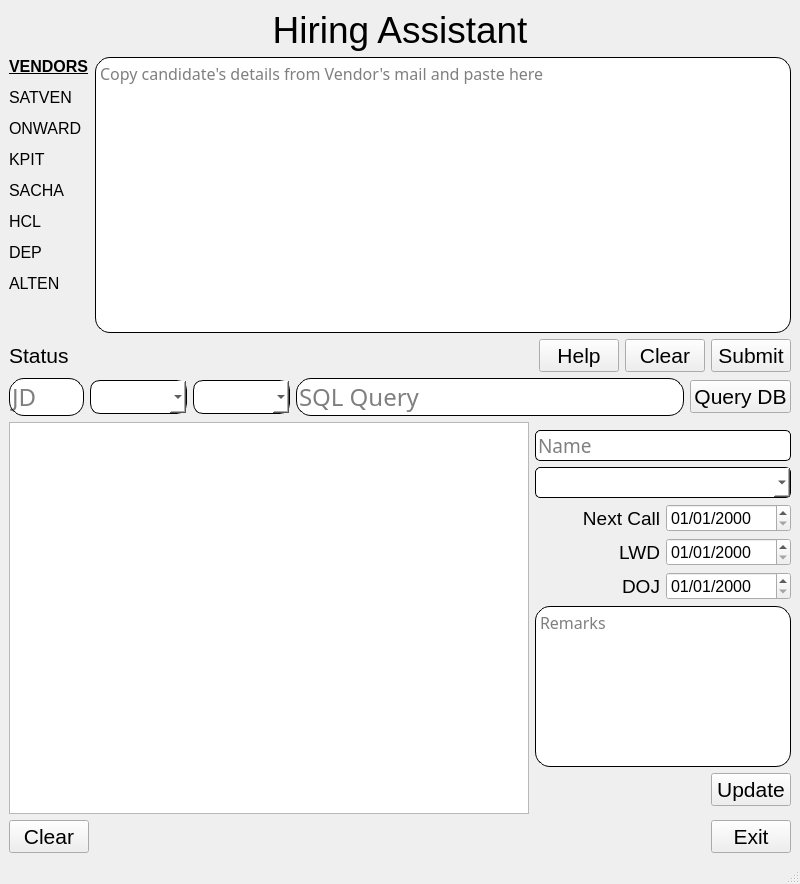
<?xml version="1.0" encoding="UTF-8"?>
<ui version="4.0">
 <class>MainWindow</class>
 <widget class="QMainWindow" name="MainWindow">
  <property name="geometry">
   <rect>
    <x>0</x>
    <y>0</y>
    <width>800</width>
    <height>884</height>
   </rect>
  </property>
  <property name="windowTitle">
   <string>MainWindow</string>
  </property>
  <widget class="QWidget" name="centralwidget">
   <layout class="QHBoxLayout" name="horizontalLayout">
    <item>
     <layout class="QVBoxLayout" name="verticalLayout_3">
      <item>
       <widget class="QLabel" name="lblLogo">
        <property name="sizePolicy">
         <sizepolicy hsizetype="Preferred" vsizetype="Preferred">
          <horstretch>1</horstretch>
          <verstretch>0</verstretch>
         </sizepolicy>
        </property>
        <property name="font">
         <font>
          <pointsize>28</pointsize>
         </font>
        </property>
        <property name="text">
         <string>Hiring Assistant</string>
        </property>
        <property name="alignment">
         <set>Qt::AlignCenter</set>
        </property>
       </widget>
      </item>
      <item>
       <layout class="QHBoxLayout" name="horizontalLayout_12">
        <item>
         <widget class="QLabel" name="lblVendors">
          <property name="text">
           <string>&lt;html&gt;&lt;head/&gt;&lt;body&gt;&lt;p&gt;&lt;span style=&quot; font-size:12pt; font-weight:700; text-decoration: underline;&quot;&gt;VENDORS&lt;/span&gt;&lt;/p&gt;&lt;p&gt;&lt;span style=&quot; font-size:12pt;&quot;&gt;SATVEN&lt;/span&gt;&lt;/p&gt;&lt;p&gt;&lt;span style=&quot; font-size:12pt;&quot;&gt;ONWARD&lt;/span&gt;&lt;/p&gt;&lt;p&gt;&lt;span style=&quot; font-size:12pt;&quot;&gt;KPIT&lt;/span&gt;&lt;/p&gt;&lt;p&gt;&lt;span style=&quot; font-size:12pt;&quot;&gt;SACHA&lt;/span&gt;&lt;/p&gt;&lt;p&gt;&lt;span style=&quot; font-size:12pt;&quot;&gt;HCL&lt;/span&gt;&lt;/p&gt;&lt;p&gt;&lt;span style=&quot; font-size:12pt;&quot;&gt;DEP&lt;/span&gt;&lt;/p&gt;&lt;p&gt;&lt;span style=&quot; font-size:12pt;&quot;&gt;ALTEN&lt;/span&gt;&lt;/p&gt;&lt;p&gt;&lt;br/&gt;&lt;/p&gt;&lt;/body&gt;&lt;/html&gt;</string>
          </property>
         </widget>
        </item>
        <item>
         <widget class="QTextEdit" name="txtEdtInput">
          <property name="font">
           <font>
            <family>Vazir</family>
            <pointsize>12</pointsize>
            <italic>false</italic>
            <bold>false</bold>
           </font>
          </property>
          <property name="styleSheet">
           <string notr="true">QTextEdit {
                border-radius: 15px;
                background-clip: border;
                background-color: rgb(255, 255,255);
                font: 12pt Vazir;
                border:1px solid;
            }</string>
          </property>
          <property name="placeholderText">
           <string>Copy candidate's details from Vendor's mail and paste here</string>
          </property>
         </widget>
        </item>
       </layout>
      </item>
      <item>
       <layout class="QHBoxLayout" name="horizontalLayout_3">
        <item>
         <widget class="QLabel" name="lblStatus">
          <property name="font">
           <font>
            <pointsize>16</pointsize>
           </font>
          </property>
          <property name="text">
           <string>Status</string>
          </property>
         </widget>
        </item>
        <item>
         <spacer name="horizontalSpacer">
          <property name="orientation">
           <enum>Qt::Horizontal</enum>
          </property>
          <property name="sizeHint" stdset="0">
           <size>
            <width>40</width>
            <height>20</height>
           </size>
          </property>
         </spacer>
        </item>
        <item>
         <widget class="QPushButton" name="btnHelp">
          <property name="font">
           <font>
            <pointsize>16</pointsize>
           </font>
          </property>
          <property name="text">
           <string>Help</string>
          </property>
         </widget>
        </item>
        <item>
         <widget class="QPushButton" name="btnCleanTextBox">
          <property name="font">
           <font>
            <pointsize>16</pointsize>
           </font>
          </property>
          <property name="text">
           <string>Clear</string>
          </property>
         </widget>
        </item>
        <item>
         <widget class="QPushButton" name="btnSubmit">
          <property name="font">
           <font>
            <pointsize>16</pointsize>
           </font>
          </property>
          <property name="text">
           <string>Submit</string>
          </property>
         </widget>
        </item>
       </layout>
      </item>
      <item>
       <layout class="QHBoxLayout" name="horizontalLayout_2">
        <item>
         <widget class="QLineEdit" name="lnEdtJd">
          <property name="sizePolicy">
           <sizepolicy hsizetype="Preferred" vsizetype="Fixed">
            <horstretch>0</horstretch>
            <verstretch>0</verstretch>
           </sizepolicy>
          </property>
          <property name="minimumSize">
           <size>
            <width>0</width>
            <height>0</height>
           </size>
          </property>
          <property name="maximumSize">
           <size>
            <width>75</width>
            <height>16777215</height>
           </size>
          </property>
          <property name="styleSheet">
           <string notr="true">QLineEdit {
                border-radius: 15px;
                background-clip: border;
                background-color: rgb(255, 255,255);
                font: 18pt Vazir;
                border:1px solid;
            }</string>
          </property>
          <property name="inputMethodHints">
           <set>Qt::ImhDigitsOnly</set>
          </property>
          <property name="placeholderText">
           <string>JD</string>
          </property>
         </widget>
        </item>
        <item>
         <widget class="QComboBox" name="cmbBxVendor">
          <property name="sizePolicy">
           <sizepolicy hsizetype="Fixed" vsizetype="Fixed">
            <horstretch>0</horstretch>
            <verstretch>0</verstretch>
           </sizepolicy>
          </property>
          <property name="styleSheet">
           <string notr="true">QComboBox {
                border-radius: 10px;
                background-clip: border;
                background-color: rgb(255, 255,255);
                font: 16pt Vazir;
                border:1px solid;
            }</string>
          </property>
          <property name="placeholderText">
           <string/>
          </property>
         </widget>
        </item>
        <item>
         <widget class="QComboBox" name="cmbBxQueryStatus">
          <property name="sizePolicy">
           <sizepolicy hsizetype="Fixed" vsizetype="Fixed">
            <horstretch>0</horstretch>
            <verstretch>0</verstretch>
           </sizepolicy>
          </property>
          <property name="styleSheet">
           <string notr="true">QComboBox {
                border-radius: 10px;
                background-clip: border;
                background-color: rgb(255, 255,255);
                font: 16pt Vazir;
                border:1px solid;
            }</string>
          </property>
         </widget>
        </item>
        <item>
         <widget class="QLineEdit" name="lnEdtQuery">
          <property name="font">
           <font>
            <family>Vazir</family>
            <pointsize>18</pointsize>
            <italic>false</italic>
            <bold>false</bold>
           </font>
          </property>
          <property name="styleSheet">
           <string notr="true">QLineEdit {
                border-radius: 15px;
                background-clip: border;
                background-color: rgb(255, 255,255);
                font: 18pt Vazir;
                border:1px solid;
            }</string>
          </property>
          <property name="placeholderText">
           <string>SQL Query</string>
          </property>
         </widget>
        </item>
        <item>
         <widget class="QPushButton" name="btnQueryDB">
          <property name="font">
           <font>
            <pointsize>16</pointsize>
           </font>
          </property>
          <property name="text">
           <string>Query DB</string>
          </property>
         </widget>
        </item>
       </layout>
      </item>
      <item>
       <layout class="QHBoxLayout" name="horizontalLayout_5">
        <item>
         <widget class="QTableWidget" name="tblWdgtReport">
          <property name="sizePolicy">
           <sizepolicy hsizetype="Expanding" vsizetype="Expanding">
            <horstretch>1</horstretch>
            <verstretch>0</verstretch>
           </sizepolicy>
          </property>
          <property name="font">
           <font>
            <pointsize>12</pointsize>
           </font>
          </property>
          <property name="styleSheet">
           <string notr="true"/>
          </property>
          <property name="editTriggers">
           <set>QAbstractItemView::NoEditTriggers</set>
          </property>
          <property name="alternatingRowColors">
           <bool>true</bool>
          </property>
          <property name="selectionMode">
           <enum>QAbstractItemView::SingleSelection</enum>
          </property>
          <property name="selectionBehavior">
           <enum>QAbstractItemView::SelectRows</enum>
          </property>
          <property name="sortingEnabled">
           <bool>true</bool>
          </property>
          <property name="rowCount">
           <number>0</number>
          </property>
          <property name="columnCount">
           <number>0</number>
          </property>
         </widget>
        </item>
        <item>
         <layout class="QVBoxLayout" name="verticalLayout">
          <item>
           <spacer name="verticalSpacer">
            <property name="orientation">
             <enum>Qt::Vertical</enum>
            </property>
            <property name="sizeHint" stdset="0">
             <size>
              <width>20</width>
              <height>40</height>
             </size>
            </property>
           </spacer>
          </item>
          <item>
           <widget class="QLineEdit" name="lnEdtName">
            <property name="sizePolicy">
             <sizepolicy hsizetype="Preferred" vsizetype="Fixed">
              <horstretch>0</horstretch>
              <verstretch>0</verstretch>
             </sizepolicy>
            </property>
            <property name="styleSheet">
             <string notr="true">QLineEdit {
                border-radius: 5px;
                background-clip: border;
                background-color: rgb(255, 255,255);
                font: 14pt Vazir;
                border:1px solid;
            }</string>
            </property>
            <property name="placeholderText">
             <string>Name</string>
            </property>
           </widget>
          </item>
          <item>
           <widget class="QComboBox" name="cmbBxStatus">
            <property name="sizePolicy">
             <sizepolicy hsizetype="Preferred" vsizetype="Fixed">
              <horstretch>1</horstretch>
              <verstretch>0</verstretch>
             </sizepolicy>
            </property>
            <property name="styleSheet">
             <string notr="true">QComboBox {
                border-radius: 5px;
                background-clip: border;
                background-color: rgb(255, 255,255);
                font: 14pt Vazir;
                border:1px solid;
            }</string>
            </property>
           </widget>
          </item>
          <item>
           <layout class="QHBoxLayout" name="horizontalLayout_8">
            <item>
             <widget class="QLabel" name="lblNextCall">
              <property name="font">
               <font>
                <pointsize>14</pointsize>
               </font>
              </property>
              <property name="text">
               <string>Next Call</string>
              </property>
              <property name="alignment">
               <set>Qt::AlignRight|Qt::AlignTrailing|Qt::AlignVCenter</set>
              </property>
             </widget>
            </item>
            <item>
             <widget class="QDateEdit" name="dtEdtNextCall">
              <property name="font">
               <font>
                <pointsize>12</pointsize>
               </font>
              </property>
              <property name="displayFormat">
               <string>dd/MM/yyyy</string>
              </property>
             </widget>
            </item>
           </layout>
          </item>
          <item>
           <layout class="QHBoxLayout" name="horizontalLayout_9">
            <item>
             <widget class="QLabel" name="lblLWD">
              <property name="font">
               <font>
                <pointsize>14</pointsize>
               </font>
              </property>
              <property name="text">
               <string>LWD</string>
              </property>
              <property name="alignment">
               <set>Qt::AlignRight|Qt::AlignTrailing|Qt::AlignVCenter</set>
              </property>
             </widget>
            </item>
            <item>
             <widget class="QDateEdit" name="dtEdtLWD">
              <property name="font">
               <font>
                <pointsize>12</pointsize>
               </font>
              </property>
              <property name="displayFormat">
               <string>dd/MM/yyyy</string>
              </property>
             </widget>
            </item>
           </layout>
          </item>
          <item>
           <layout class="QHBoxLayout" name="horizontalLayout_10">
            <item>
             <widget class="QLabel" name="lblDOJ">
              <property name="font">
               <font>
                <pointsize>14</pointsize>
               </font>
              </property>
              <property name="text">
               <string>DOJ</string>
              </property>
              <property name="alignment">
               <set>Qt::AlignRight|Qt::AlignTrailing|Qt::AlignVCenter</set>
              </property>
             </widget>
            </item>
            <item>
             <widget class="QDateEdit" name="dtEdtDOJ">
              <property name="font">
               <font>
                <pointsize>12</pointsize>
               </font>
              </property>
              <property name="displayFormat">
               <string>dd/MM/yyyy</string>
              </property>
             </widget>
            </item>
           </layout>
          </item>
          <item>
           <widget class="QTextEdit" name="txtEdtRemarks">
            <property name="styleSheet">
             <string notr="true">QTextEdit {
                border-radius: 15px;
                background-clip: border;
                background-color: rgb(255, 255,255);
                font: 12pt Vazir;
                border:1px solid;
            }</string>
            </property>
            <property name="placeholderText">
             <string>Remarks</string>
            </property>
           </widget>
          </item>
          <item>
           <layout class="QHBoxLayout" name="horizontalLayout_7">
            <item>
             <spacer name="horizontalSpacer_2">
              <property name="orientation">
               <enum>Qt::Horizontal</enum>
              </property>
              <property name="sizeHint" stdset="0">
               <size>
                <width>40</width>
                <height>20</height>
               </size>
              </property>
             </spacer>
            </item>
            <item>
             <widget class="QPushButton" name="btnUpdate">
              <property name="sizePolicy">
               <sizepolicy hsizetype="Preferred" vsizetype="Fixed">
                <horstretch>0</horstretch>
                <verstretch>0</verstretch>
               </sizepolicy>
              </property>
              <property name="font">
               <font>
                <pointsize>16</pointsize>
               </font>
              </property>
              <property name="styleSheet">
               <string notr="true"/>
              </property>
              <property name="text">
               <string>Update</string>
              </property>
             </widget>
            </item>
           </layout>
          </item>
          <item>
           <spacer name="verticalSpacer_2">
            <property name="orientation">
             <enum>Qt::Vertical</enum>
            </property>
            <property name="sizeHint" stdset="0">
             <size>
              <width>20</width>
              <height>40</height>
             </size>
            </property>
           </spacer>
          </item>
         </layout>
        </item>
       </layout>
      </item>
      <item>
       <layout class="QHBoxLayout" name="horizontalLayout_4">
        <item>
         <widget class="QPushButton" name="btnCleanTable">
          <property name="font">
           <font>
            <pointsize>16</pointsize>
           </font>
          </property>
          <property name="text">
           <string>Clear</string>
          </property>
         </widget>
        </item>
        <item>
         <spacer name="horizontalSpacer_3">
          <property name="orientation">
           <enum>Qt::Horizontal</enum>
          </property>
          <property name="sizeHint" stdset="0">
           <size>
            <width>40</width>
            <height>20</height>
           </size>
          </property>
         </spacer>
        </item>
        <item>
         <widget class="QPushButton" name="btnExit">
          <property name="font">
           <font>
            <pointsize>16</pointsize>
           </font>
          </property>
          <property name="text">
           <string>Exit</string>
          </property>
         </widget>
        </item>
       </layout>
      </item>
     </layout>
    </item>
   </layout>
  </widget>
  <widget class="QMenuBar" name="menubar">
   <property name="geometry">
    <rect>
     <x>0</x>
     <y>0</y>
     <width>800</width>
     <height>22</height>
    </rect>
   </property>
  </widget>
  <widget class="QStatusBar" name="statusbar"/>
 </widget>
 <resources/>
 <connections/>
</ui>
